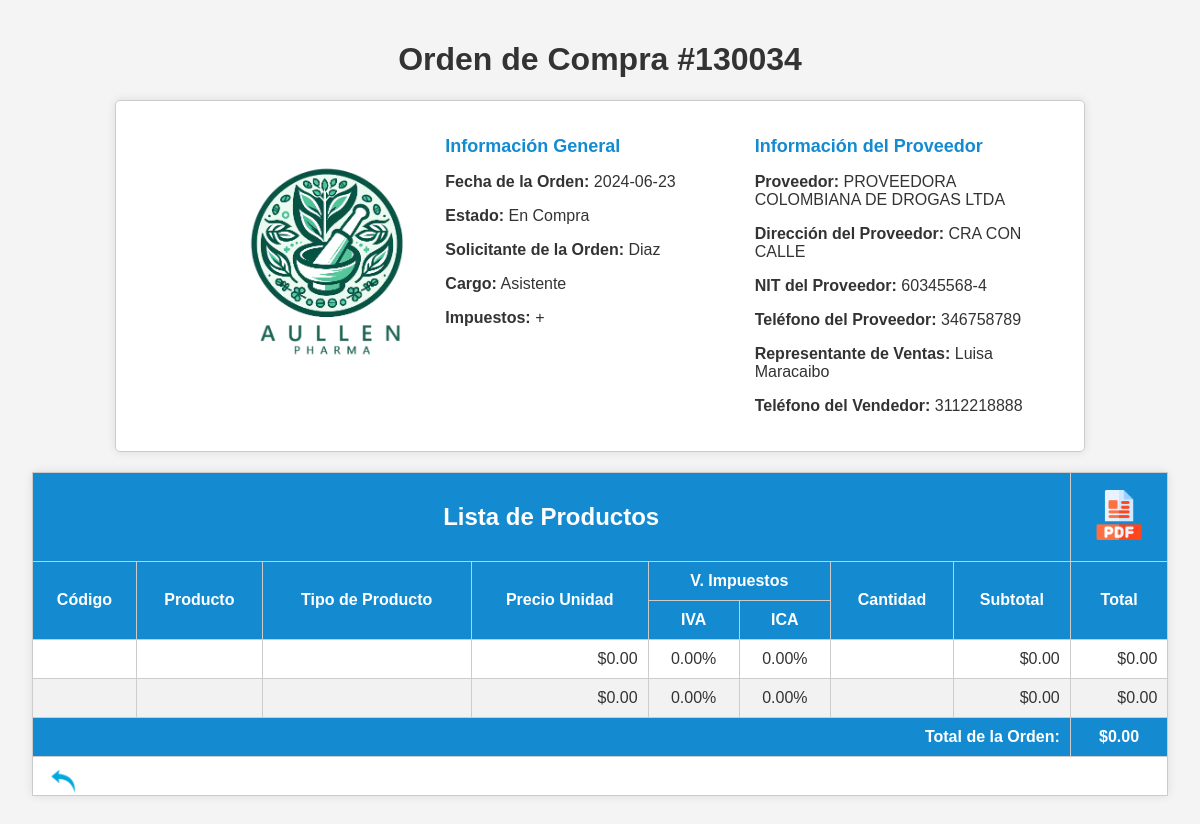
Screenshot of /ver_orden_compra.php?id_Compra=130034 with the database file from the repository.
### tables this page shows
CREATE TABLE `orden_compra` (
  `id_Compra` int(14) NOT NULL,
  `fecha_ord` date NOT NULL,
  `id_proveed` int(14) NOT NULL,
  `estado_Comp` int(1) NOT NULL,
  `usuario_Sist` int(14) NOT NULL
);

CREATE TABLE `proveedores` (
  `id_proveed` int(14) NOT NULL,
  `nomb_Prov` varchar(60) NOT NULL,
  `direc_Prove` varchar(80) NOT NULL,
  `Nit_Proveed` varchar(20) NOT NULL,
  `Nnro_Telefon` varchar(30) NOT NULL,
  `represe_Prov` int(14) NOT NULL
);

CREATE TABLE `vend_empresa` (
  `ident_Vend` int(14) NOT NULL,
  `nombres_Vend` varchar(40) NOT NULL,
  `Apell_Vended` varchar(40) NOT NULL,
  `nro_Telefono` varchar(15) NOT NULL,
  `empresa_Rep` int(14) NOT NULL
);

### class/conexion.php (called while the page is built, shortened)
<?php
	class Conexion
	{
		public function __construct()
		{
			$this->conex=new mysqli(host,user,pass,base);
		}
	}
 ?>

### class/class.php (called while the page is built, shortened)
<?php
	require_once("conexion.php");
	class Trabajo extends Conexion
	{
		public function trae_DetalleOrdenCompra($idCompra, $inicio)
{
    $sql = "SELECT
                oc.id_Compra,
                oc.fecha_ord,
                ec.Desc_Esta,
                dc.canti_prod_sol,
                dc.valor_imp_uno,
                dc.valor_imp_dos,
                pv.nomb_Prov,
                pv.direc_Prove,
                pv.Nit_Proveed,
                pv.Nnro_Telefon,
                ve.nombres_Vend,
                ve.Apell_Vended,
                ve.ident_Vend,
                ve.nro_Telefono,
                pp.cod_produc,
                p.id_producto,
                p.nombre_prod,
                p.val_Unitario,
                i1.descri_Imp AS imp_Uno,
                i2.descri_Imp AS imp_Dos,
                tp.nombre_Tipo,
                u.Nomb_Usu,
                u.nro_Identid,
                us.desc_Usua,
                (p.val_Unitario * (1 + dc.valor_imp_uno / 100 + dc.valor_imp_dos / 100)) AS subtotal,
                (p.val_Unitario * dc.canti_prod_sol * (1 + dc.valor_imp_uno / 100 + dc.valor_imp_dos / 100)) AS total,
                (SELECT SUM(dc_inner.canti_prod_sol * (p_inner.val_Unitario * (1 + dc_inner.valor_imp_uno / 100 + dc_inner.valor_imp_dos / 100)))
                 FROM detalle_copmp dc_inner
                 JOIN productos p_inner ON dc_inner.codigo_prod = p_inner.id_producto
                 WHERE dc_inner.Nro_Orden = oc.id_Compra) AS suma_total
            FROM
                orden_compra oc
                LEFT JOIN proveedores pv ON oc.id_proveed = pv.id_proveed
                LEFT JOIN estado_comp ec ON oc.estado_Comp = ec.id_estado
                LEFT JOIN usuarios_sist u ON oc.usuario_Sist = u.id_usuario
                LEFT JOIN usuario_sis us ON u.tipo_Usua = us.id_TipUs
                LEFT JOIN detalle_copmp dc ON oc.id_Compra = dc.Nro_Orden
                LEFT JOIN productos p ON dc.codigo_prod = p.id_producto
                LEFT JOIN impuestos i1 ON p.imp_Uno = i1.id_Impuesto
                LEFT JOIN impuestos i2 ON p.imp_Dos = i2.id_Impuesto
                LEFT JOIN tipo_produc tp ON p.tipo_produc = tp.id_tipo
                LEFT JOIN prov_produ pp ON pv.id_proveed = pp.id_proveed AND pp.cod_produc = p.id_producto
                LEFT JOIN vend_empresa ve ON pv.id_proveed = ve.empresa_Rep
            WHERE
                oc.id_Compra = '$idCompra'
            ORDER BY
                oc.id_Compra DESC LIMIT $inicio, 11";
    $consul = $this->conex->query($sql);
    $res = $consul->fetch_all(MYSQLI_ASSOC);
    return $res;
}
	}
 ?>

### ver_orden_compra.php (the view, shortened to what this page needs)
<?php
require_once("class/class.php");
$dat = new Trabajo();
if (isset($_GET['id_Compra'])) {
    $idCompra = $_GET['id_Compra'];
} else {
    header("Location: mostrar_orden_compra.php");
    exit();
}
if (isset($_GET["pos"])) {
    $inicio = $_GET["pos"];
} else {
    $inicio = 0;
}
$lista = $dat->trae_DetalleOrdenCompra($idCompra, $inicio);
$is_pdf = isset($_GET['pdf']) && $_GET['pdf'] == 1;
?>
<!DOCTYPE html>
<html lang="en">
<head>
    <?php if ($is_pdf) { ?>
        <link rel="stylesheet" href="estilos/pdf.css">
    <?php } else { ?>
        <link rel="stylesheet" href="estilos/verOrdenCompra.css">
    <?php } ?>
</head>
<body>
<div class="container">
    <?php if (count($lista) > 0) {
        $detalle = $lista[0];
    ?>
    <h1>Orden de Compra #<?php echo $detalle['id_Compra']; ?></h1>
    <div class="order-details">
        <div style="text-align: center; margin-bottom: 20px;">
            <div class="icono-home">
                <a href="index.php" title="Inicio">
                    <img src="imgs/aullenPharma.png" alt="Icono Home" class="icono-home" title="Inicio">
                </a>
            </div>
        </div>
        <div>
            <h2>Información General</h2>
            <p><strong>Fecha de la Orden:</strong> <?php echo $detalle['fecha_ord']; ?></p>
            <p><strong>Estado:</strong> <?php echo $detalle['Desc_Esta']; ?></p>
            <p><strong>Solicitante de la Orden:</strong> <?php echo $detalle['Nomb_Usu']; ?></p>
            <p><strong>Cargo:</strong> <?php echo $detalle['desc_Usua']; ?></p>
            <p><strong>Impuestos:</strong> <?php echo $detalle['imp_Uno'] . ' + ' . $detalle['imp_Dos'];?></p>
        </div>
        <div>
            <h2>Información del Proveedor</h2>
            <p><strong>Proveedor:</strong> <?php echo $detalle['nomb_Prov']; ?></p>
            <p><strong>Dirección del Proveedor:</strong> <?php echo $detalle['direc_Prove']; ?></p>
            <p><strong>NIT del Proveedor:</strong> <?php echo $detalle['Nit_Proveed']; ?></p>
            <p><strong>Teléfono del Proveedor:</strong> <?php echo $detalle['Nnro_Telefon']; ?></p>
            <p><strong>Representante de Ventas:</strong> <?php echo $detalle['nombres_Vend'] . ' ' . $detalle['Apell_Vended']; ?></p>
            <p><strong>Teléfono del Vendedor:</strong> <?php echo $detalle['nro_Telefono']; ?></p>
        </div>
    </div>
    <div class="table-container">
        <table>
            <thead>
                <tr>
                    <th colspan="8"><h2>Lista de Productos</h2></th>
                    <th>
                        <?php if (!$is_pdf) { ?>
                            <a href="?id_Compra=<?php echo $idCompra; ?>&pdf=1">
                                <img src="imgs/pdf.png" alt="Generar PDF" width="50" height="50" title="Generar PDF">
                            </a>
                        <?php } ?>
                    </th>
                </tr>
                <tr>
                    <th rowspan="2">Código</th>
                    <th rowspan="2">Producto</th>
                    <th rowspan="2">Tipo de Producto</th>
                    <th rowspan="2">Precio Unidad</th>
                    <th colspan="2">V. Impuestos</th>
                    <th rowspan="2">Cantidad</th>
                    <th rowspan="2">Subtotal</th>
                    <th rowspan="2">Total</th>
                </tr>
                <tr>
                    <th>IVA</th>
                    <th>ICA</th>
                </tr>
            </thead>
            <tbody>
                <?php
                    foreach ($lista as $producto) {
                        $v1 = $producto['id_producto'];
                        $v2 = $producto['nombre_prod'];
                        $v3 = $producto['nombre_Tipo'];
                        $v4 = $producto['val_Unitario'];
                        $v5 = $producto['valor_imp_uno'];
                        $v6 = $producto['valor_imp_dos'];
                        $v7 = $producto['canti_prod_sol'];
                        $v8 = $producto['subtotal'];
                        $v9 = $producto['total'];
                ?>
                <tr>
                    <td class="center-align"><?php echo $v1; ?></td>
                    <td><?php echo $v2; ?></td>
                    <td class="center-align"><?php echo $v3; ?></td>
                    <td class="right-align"><?php echo '$' . number_format($v4, 2, '.', ',') ?></td>
                    <td class="center-align"><?php echo number_format($v5, 2, '.', ',') . '%' ?></td>
                    <td class="center-align"><?php echo number_format($v6, 2, '.', ',') . '%' ?></td>
                    <td class="center-align"><?php echo $v7; ?></td>
                    <td class="right-align"><?php echo '$' . number_format($v8, 2, '.', ','); ?></td>
                    <td class="right-align"><?php echo '$' . number_format($v9, 2, '.', ','); ?></td>
                </tr>
                <?php } ?>
                <tr>
                    <th colspan="8" style="text-align: right;">Total de la Orden:</th>
                    <th><?php echo '$' . number_format($detalle['suma_total'], 2, '.', ','); ?></th>
                </tr>
            </tbody>
            <tfoot>
                <tr>
                    <th colspan="10" class="pagination">
                        <div class="icon-back">
                            <a href="mostrar_orden_compra.php" title="Lista Ordenes de Compra">
                                <img src="imgs/arriba-a-la-izquierda.png" alt="Icono Atrás">
                            </a>
                        </div>
                    </th>
                </tr>
            </tfoot>
        </table>
    </div>
    <?php } else { ?>
        <p>No se encontraron detalles para esta orden de compra.</p>
    <?php } ?>
</div>
</body>
</html>
<?php
$html = ob_get_clean();
if ($is_pdf) {
    $mpdf->SetDisplayMode('fullpage');
    $mpdf->list_indent_first_level = 0;
    $mpdf->WriteHTML($html);
    $mpdf->Output('orden_compra_' . $detalle['id_Compra'] . '.pdf', 'D');
} else {
    echo $html;
}
?>

### estilos/verOrdenCompra.css (style rules this page uses)
body { font-family: Arial, sans-serif; margin: 0; padding: 0; background-color: #f4f4f4; color: #333; }
.container { display: flex; flex-direction: column; align-items: center; margin: 20px; }
.order-details { display: flex; justify-content: space-between; width: 80%; border: 1px solid #ccc; border-radius: 5px; padding: 20px; background-color: #fff; box-shadow: 0 0 10px rgba(0, 0, 0, 0.1); margin-bottom: 20px; }
.order-details div { width: 45%; }
.order-details h2 { font-size: 18px; margin-bottom: 10px; color: #148BD1; }
.table-container { width: 98%; margin-bottom: 20px; }
table { width: 100%; border-collapse: collapse; text-align: left; background-color: #fff; border: 1px solid #ccc; border-radius: 5px; box-shadow: 0 0 10px rgba(0, 0, 0, 0.1); }
table th, table td { padding: 10px; border: 1px solid #ccc; }
table th { background-color: #148BD1; color: #fff; font-weight: bold; text-align: center; }
table tr:nth-child(even) { background-color: #f2f2f2; }
.right-align { text-align: right; }
.center-align { text-align: center; }
.pagination { background-color: #fff; text-align: center; padding: 10px; margin-top: 20px; }
.pagination a { color: #000 !important; text-decoration: none; margin: 0 5px; font-weight: bold; }
.icono-home { max-width: 100px; height: auto; justify-content: center; align-items: center; margin-left: 60px; }
.icono-home img { max-width: 200px; height: auto; margin-left: 30px; margin-top: 40px; }
.icon-back { position: absolute; left: 3; }
.icon-back a { display: flex; align-items: center; }
.icon-back img { max-width: 30px; height: auto; }

### rows the page displays
orden_compra: id_Compra "130034", fecha_ord "2024-06-23", v4 "0.00", v5 "0.00", v6 "0.00", v8 "0.00", v9 "0.00"
proveedores: nomb_Prov "PROVEEDORA COLOMBIANA DE DROGAS LTDA", direc_Prove "CRA CON CALLE", Nit_Proveed "60345568-4", Nnro_Telefon "346758789"
vend_empresa: nombres_Vend "Luisa", Apell_Vended "Maracaibo", nro_Telefono "3112218888"

### other values shown
$detalle['Desc_Esta'] "En Compra"
$detalle['Nomb_Usu'] "Diaz"
$detalle['desc_Usua'] "Asistente"
$detalle['suma_total'] "0.00"
